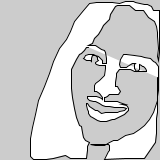
Frame 1 (no input)
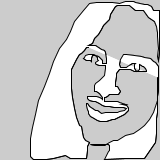
Frame 2 (the mouse pressed at the canvas centre, redrawn once)

The Processing sketch that drew these frames (run headless with seeded random() and noise(); the mouse was pressed at the canvas centre and the sketch redrawn once):

// Processing sketch: processing_43029
// ── processing_43029.pde


void setup() {
  size(160, 160);
  noLoop();
  smooth();
}

void draw() {
perfil();  // perfil normal
save("tuperfil.jpg"); 

}

void perfil(){
beginShape();




vertex(157,77);
vertex(157,80);
vertex(157,87);
vertex(157,91);
vertex(157,96);
vertex(157,100);
vertex(155,106);
vertex(153,112);
vertex(149,119);
vertex(144,125);
vertex(139,129);
vertex(133,133);
vertex(125,135);
vertex(117,140);
vertex(113,140);
vertex(109,142);
vertex(104,145);
vertex(95,145);
vertex(90,144);
vertex(96,144);
vertex(101,144);
vertex(108,144);
vertex(109,145);
vertex(109,146);
vertex(109,150);
vertex(108,151);
vertex(104,159);
vertex(125,158);
vertex(136,158);
vertex(141,158);
vertex(144,158);
vertex(144,158);
vertex(144,158);
vertex(144,158);
vertex(155,142);
vertex(156,133);
vertex(156,128);
vertex(156,118);
vertex(157,112);
vertex(157,107);
vertex(157,96);
vertex(158,90);
vertex(158,82);
vertex(158,77);
vertex(158,73);
vertex(158,66);
vertex(155,62);
vertex(153,61);
vertex(150,58);
vertex(144,57);
vertex(141,56);
vertex(134,55);
vertex(126,54);
vertex(123,54);
vertex(120,59);
vertex(119,64);
vertex(120,67);
vertex(123,67);
vertex(126,67);
vertex(127,66);
vertex(132,63);
vertex(135,63);
vertex(134,64);
vertex(134,68);
vertex(136,71);
vertex(138,70);
vertex(139,69);
vertex(139,67);
vertex(139,64);
vertex(139,64);
vertex(141,65);
vertex(142,66);
vertex(143,66);
vertex(145,68);
vertex(146,70);
vertex(146,71);
vertex(142,71);
vertex(139,71);
vertex(134,71);
vertex(130,69);
vertex(128,69);
vertex(126,69);
vertex(124,69);
vertex(119,69);
vertex(116,73);
vertex(116,76);
vertex(115,82);
vertex(115,84);
vertex(115,86);
vertex(117,86);
vertex(118,88);
vertex(120,91);
vertex(118,94);
vertex(115,94);
vertex(112,94);
vertex(109,94);
vertex(108,95);
vertex(107,96);
vertex(105,97);
vertex(104,97);
vertex(104,97);
vertex(104,101);
vertex(108,101);
vertex(110,101);
vertex(113,101);
vertex(117,101);
vertex(119,102);
vertex(122,103);
vertex(125,104);
vertex(122,104);
vertex(126,105);
vertex(127,106);
vertex(128,108);
vertex(128,110);
vertex(124,114);
vertex(120,116);
vertex(114,119);
vertex(112,119);
vertex(106,121);
vertex(100,121);
vertex(97,120);
vertex(92,117);
vertex(90,116);
vertex(88,113);
vertex(88,111);
vertex(87,109);
vertex(86,105);
vertex(86,103);
vertex(87,103);
vertex(89,106);
vertex(92,108);
vertex(95,110);
vertex(97,110);
vertex(101,113);
vertex(105,112);
vertex(108,112);
vertex(113,112);
vertex(117,112);
vertex(119,111);
vertex(124,110);
vertex(126,108);
vertex(123,107);
vertex(118,107);
vertex(114,107);
vertex(109,106);
vertex(105,106);
vertex(102,105);
vertex(99,103);
vertex(95,101);
vertex(93,101);
vertex(89,100);
vertex(87,98);
vertex(87,96);
vertex(90,96);
vertex(92,96);
vertex(96,96);
vertex(99,97);
vertex(101,98);
vertex(102,99);
vertex(102,97);
vertex(99,93);
vertex(96,91);
vertex(94,91);
vertex(94,87);
vertex(94,85);
vertex(95,83);
vertex(99,80);
vertex(102,77);
vertex(104,75);
vertex(105,68);
vertex(105,65);
vertex(102,65);
vertex(99,65);
vertex(96,64);
vertex(95,63);
vertex(95,62);
vertex(98,60);
vertex(97,59);
vertex(97,57);
vertex(95,55);
vertex(93,55);
vertex(92,55);
vertex(91,58);
vertex(91,60);
vertex(91,61);
vertex(90,60);
vertex(86,60);
vertex(83,58);
vertex(84,57);
vertex(85,55);
vertex(88,54);
vertex(90,54);
vertex(93,54);
vertex(95,55);
vertex(98,56);
vertex(102,60);
vertex(102,63);
vertex(104,63);
vertex(106,63);
vertex(106,58);
vertex(105,52);
vertex(104,50);
vertex(101,49);
vertex(95,45);
vertex(88,45);
vertex(92,43);
vertex(94,38);
vertex(98,34);
vertex(101,29);
vertex(103,25);
vertex(109,19);
vertex(110,14);
vertex(115,6);
vertex(117,5);
vertex(124,5);
vertex(129,5);
vertex(135,10);
vertex(139,10);
vertex(143,10);
vertex(148,17);
vertex(154,21);
vertex(156,26);
vertex(157,32);
vertex(157,36);
vertex(158,48);
vertex(157,56);
vertex(158,60);
vertex(159,52);
vertex(159,46);
vertex(159,36);
vertex(159,31);
vertex(159,25);
vertex(159,21);
vertex(159,18);
vertex(159,10);
vertex(153,10);
vertex(151,6);
vertex(147,4);
vertex(144,4);
vertex(135,2);
vertex(133,1);
vertex(125,1);
vertex(119,3);
vertex(112,2);
vertex(106,2);
vertex(96,2);
vertex(89,3);
vertex(83,10);
vertex(74,21);
vertex(70,31);
vertex(66,39);
vertex(59,48);
vertex(53,61);
vertex(49,73);
vertex(44,86);
vertex(38,100);
vertex(35,114);
vertex(32,127);
vertex(30,138);
vertex(30,146);
vertex(30,156);
vertex(33,159);
vertex(41,159);
vertex(46,159);
vertex(53,158);
vertex(65,155);
vertex(70,158);
vertex(81,158);
vertex(86,158);
vertex(87,150);
vertex(87,146);
vertex(88,144);
vertex(89,142);
vertex(85,140);
vertex(83,137);
vertex(82,132);
vertex(81,126);
vertex(79,125);
vertex(76,117);
vertex(74,108);
vertex(72,97);
vertex(71,88);
vertex(71,80);
vertex(71,72);
vertex(71,69);
vertex(73,65);
vertex(74,63);
vertex(76,59);
vertex(79,54);
vertex(81,53);
vertex(84,50);
vertex(86,47);
vertex(88,47);

// acá copiamos la información que se cargó en la consola cuando calcamos la imagen de perfil.
endShape();
}
